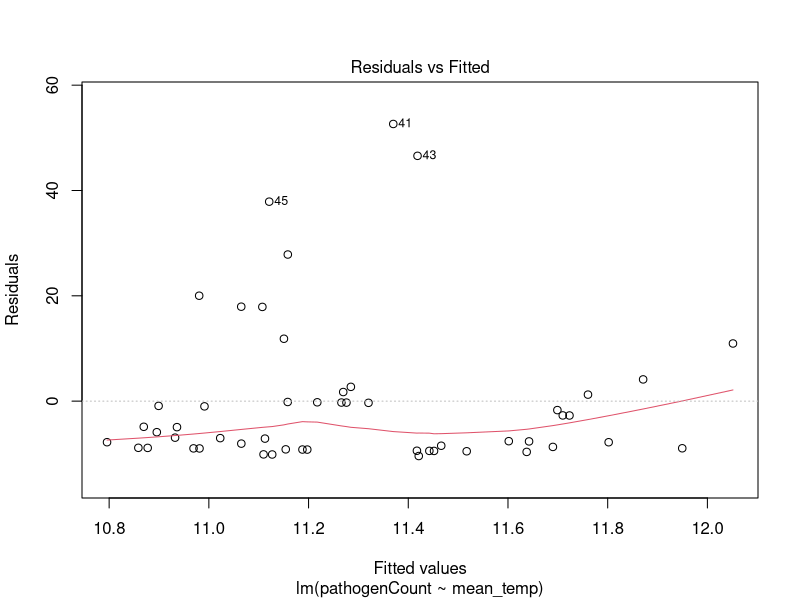
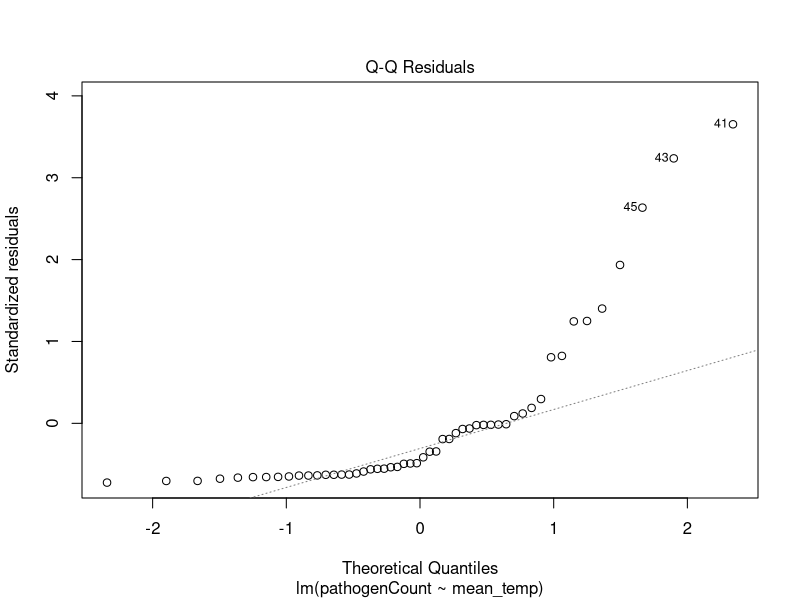
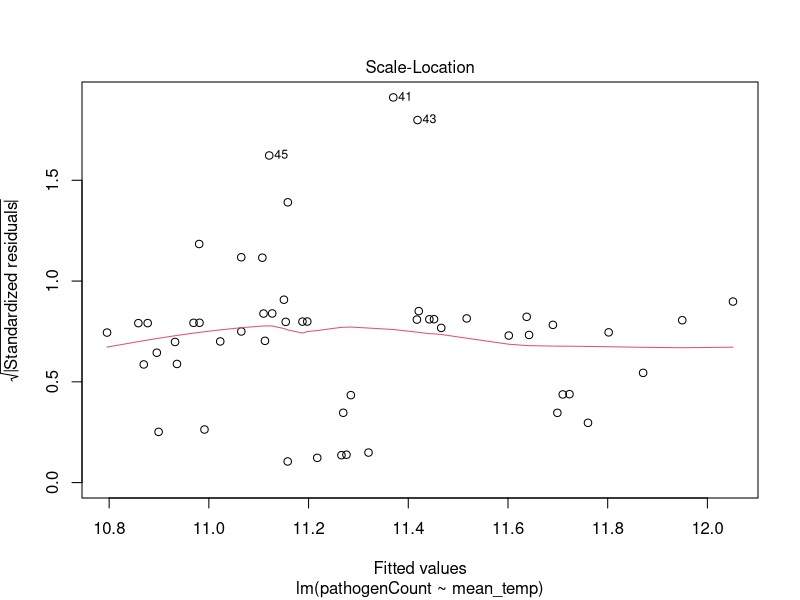
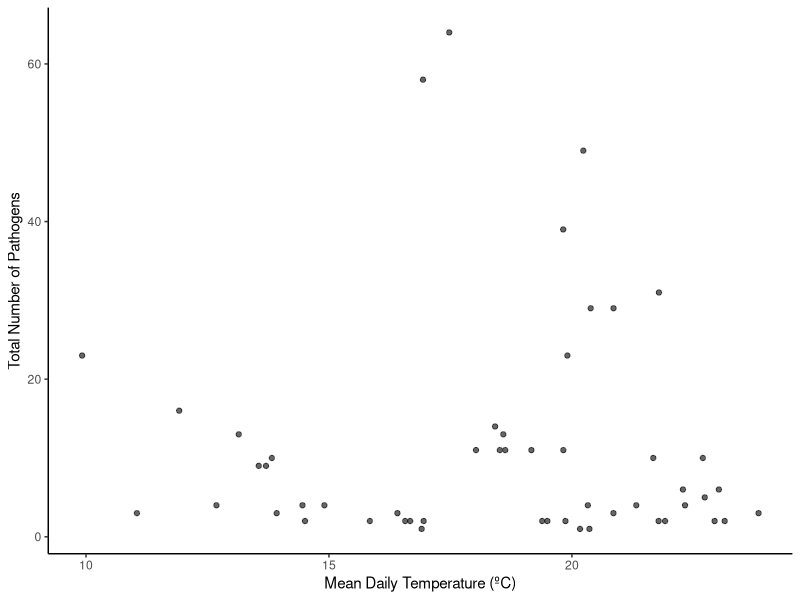

The R source for these figures, in order: (Note: this script raises an error after producing the figures.)
## ---- chunk 1

#install.packages("tidyverse")
#install.packages("here")
#install.packages("dplyr")
#install.packages("lubridate")

library(tidyverse)
library(here)
library(dplyr)
library(lubridate)

## ---- chunk 2

# Table with average temperature and pathogen counts for each day

pathogen_and_tick_data <- read_csv(here("data","processed","pathogen_vs_temp_data.csv"))

# Table with the total number of pathogens recorded each day

daily_pathogen_count <- read_csv(here("data", "processed", "daily_pathogen_count.csv"))

## ---- chunk 3

ln_model <- lm(pathogenCount ~ mean_temp, data = pathogen_and_tick_data)

summary(ln_model)

## ---- chunk 4

# residuals vs. fitted plot
plot(ln_model, which = 1)

# QQ residuals plot
plot(ln_model, which = 2)

# Scale-location plot
plot(ln_model, which = 3)

# Shapiro test of linear model residuals
shapiro.test(residuals(ln_model))

## ---- chunk 5

# Create plot

lm_plot <- ggplot(pathogen_and_tick_data,
                  aes(x = mean_temp,
                      y = pathogenCount)) +
  geom_point(alpha = 0.6) + 
  theme_classic() +
  labs(
    x = "Mean Daily Temperature (ºC)",
    y = "Total Number of Pathogens"
  )

# Show plot

lm_plot

## ---- chunk 6

monthly_pathogen_count <- daily_pathogen_count |>
  mutate(
    month = month(collectDate)
  ) |>
  group_by(month) |>
  summarise(
    pathogenCount = sum(pathogenCount)
  )

# Create graph showing distribution of pathogen counts over the months

ggplot(
  data = monthly_pathogen_count,
  aes(
    x = month, 
    y = pathogenCount
    ) 
  ) +
  geom_segment(
    aes(
      x = month,
      xend = month,
      y = 0,
      yend = pathogenCount
    ),
    color = "seagreen"
  ) +
  geom_point(
    color = "seagreen",
    size = 5
  ) +
  labs(
    x = "Months",
    y = "Number of Pathogens"
  ) +
  theme_bw()
